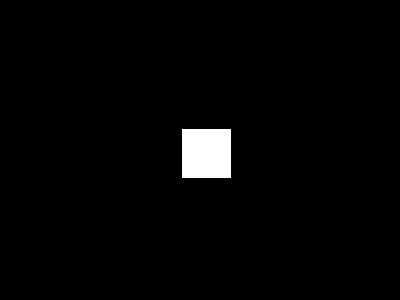
Frame 1 (no input)
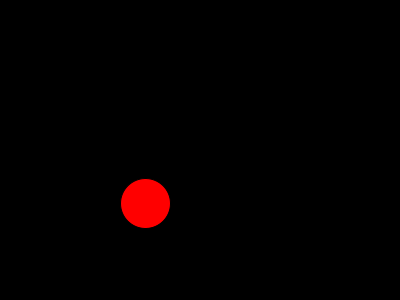
Frame 60 (the mouse pressed at the canvas centre just before this capture)
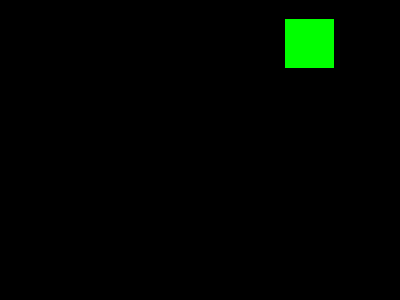
Frame 120 (the mouse held since frame 60 and released just before this capture)

The Processing sketch that drew these frames (run headless with seeded random() and noise(); from frame 60 on, the mouse is pressed at the canvas centre):

// Processing sketch: processing_168047
// ── processing_168047.pde

int tam =50;
float posX,posY,velX,velY;

void setup(){
size(400,300);
posX=width/2;
posY=height/2;
velX=random(1,10);
velY=random(1,10);

}

void draw(){
background(0);
posX=posX+velX;
posY=posY+velY;



if(posX-tam/2<0||posX+tam/2>width){
  velX=-velX;
}

if(posY-tam/2<0||posY+tam/2>height){
  velY=-velY;
}



if(posX>=width/2){
  rect(posX-tam/2,posY-tam/2,tam,tam);
} else 
{ellipse(posX,posY,tam,tam);
}

if(posY<=height/2){
  fill(0,255,0);
} else {
  fill(255,0,0);
}

}
